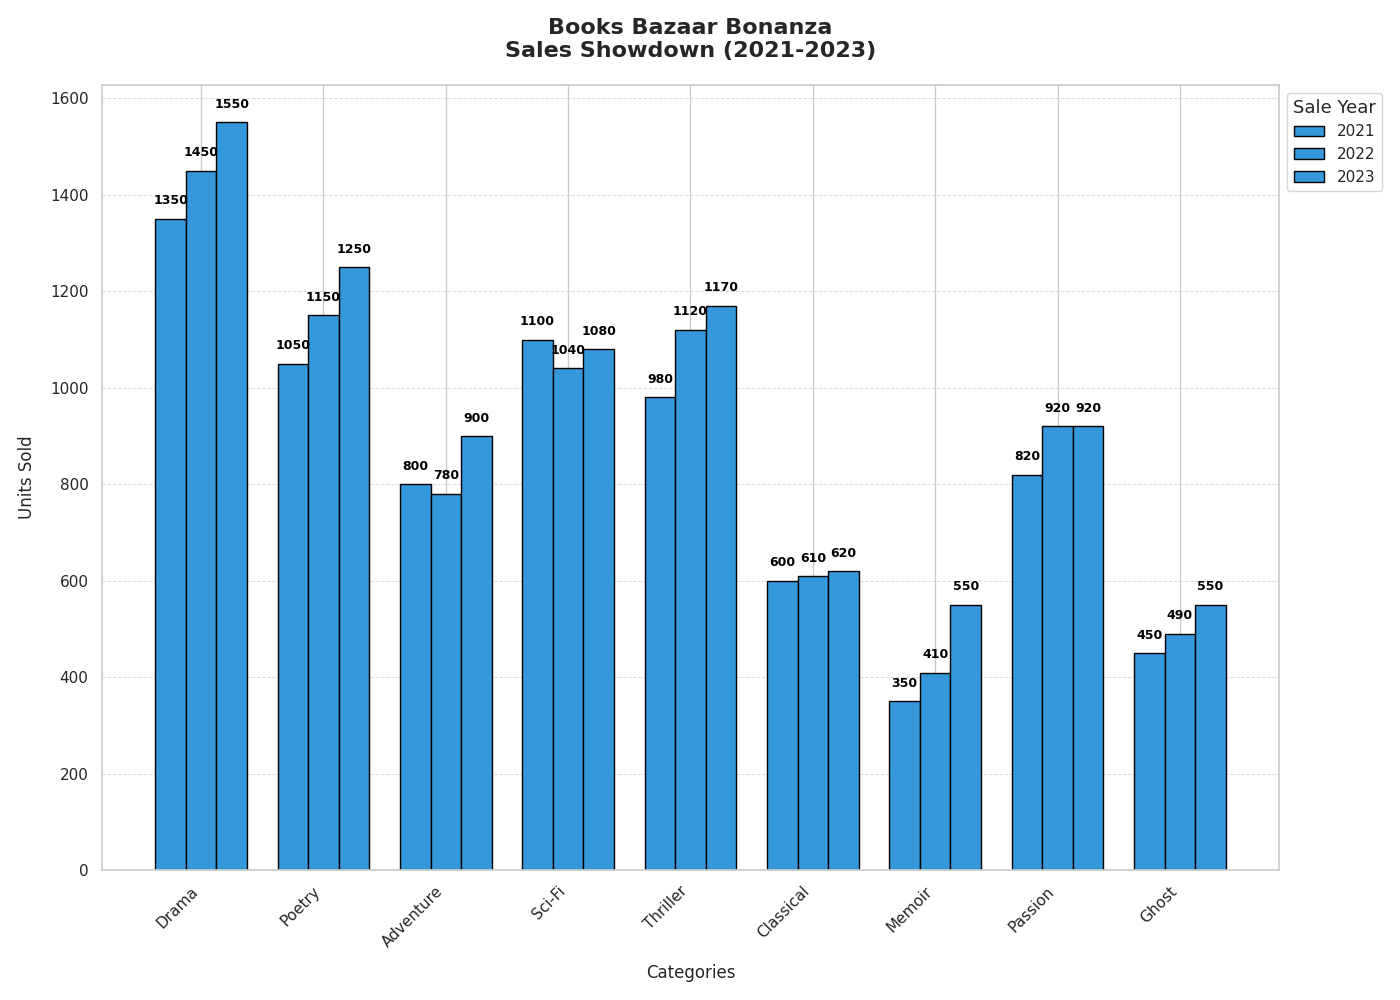

Python code for this plot:
import matplotlib.pyplot as plt
import numpy as np

years = [2021, 2022, 2023]
genres = [
    'Drama', 'Poetry', 'Adventure', 'Sci-Fi', 
    'Thriller', 'Classical', 'Memoir', 'Passion', 'Ghost'
]
sales_data = {
    2021: [1350, 1050, 800, 1100, 980, 600, 350, 820, 450],
    2022: [1450, 1150, 780, 1040, 1120, 610, 410, 920, 490],
    2023: [1550, 1250, 900, 1080, 1170, 620, 550, 920, 550]
}

single_color = '#3498db'

fig, ax = plt.subplots(figsize=(14, 10))
width = 0.25
x = np.arange(len(genres))

for i, year in enumerate(years):
    sales = sales_data[year]
    ax.bar(x + i*width, sales, width=width, color=single_color, label=f'{year}', edgecolor='black')

for i, year in enumerate(years):
    sales = sales_data[year]
    for j, books in enumerate(sales):
        ax.text(j + i*width, books + 30, f'{books}', ha='center', fontsize=9, fontweight='bold', color='black')

ax.set_title('Books Bazaar Bonanza\nSales Showdown (2021-2023)', fontsize=16, fontweight='bold', pad=20)
ax.set_xlabel('Categories', fontsize=12, labelpad=10)
ax.set_ylabel('Units Sold', fontsize=12, labelpad=10)

ax.set_xticks(x + width)
ax.set_xticklabels(genres, rotation=45, ha='right', fontsize=11)

ax.yaxis.grid(True, linestyle='--', linewidth=0.7, alpha=0.7)

ax.legend(title='Sale Year', title_fontsize='13', fontsize='11', loc='upper left', bbox_to_anchor=(1, 1))

plt.tight_layout()
plt.show()
